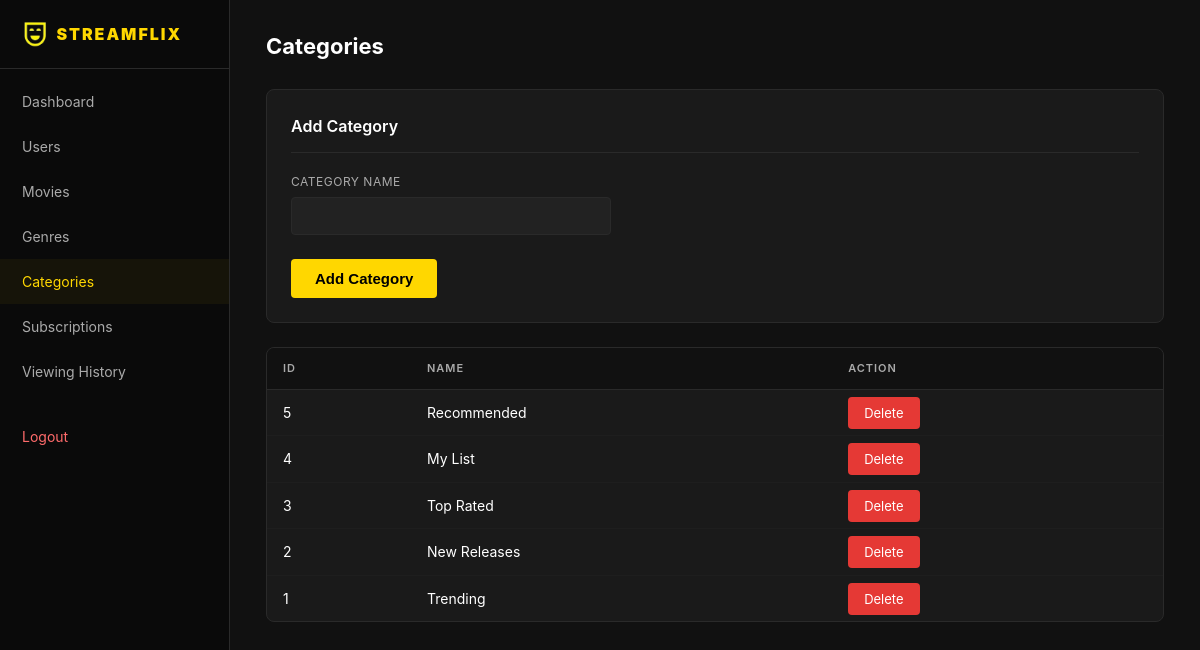
/admin/categories.php (signed in), run on the app's committed database.
### tables this page shows
CREATE TABLE IF NOT EXISTS Category (
    CategoryID INT AUTO_INCREMENT PRIMARY KEY,
    CategoryName VARCHAR(100) NOT NULL
);

### admin/categories.php (the view, shortened to what this page needs)
<?php require_once __DIR__ . '/auth_guard.php';
$cats = $conn->query("SELECT * FROM Category ORDER BY CategoryID DESC")->fetch_all(MYSQLI_ASSOC); ?>
<!DOCTYPE html>
<html lang="en">
<head>
    <link rel="stylesheet" href="../css/style.css">
</head>
<body>
    <div class="admin-layout"><?php include __DIR__ . '/sidebar.php'; ?>
        <main class="admin-main">
            <div class="admin-topbar">
                <h2> Categories</h2>
            </div>
            <div class="form-section">
                <h3>Add Category</h3>
                <form method="POST">
                    <div class="field" style="max-width:320px"><label>Category Name</label><input type="text"
                            name="category_name" required></div><button type="submit" class="btn-primary"
                        style="margin-top:8px">Add Category</button>
                </form>
            </div>
            <div class="table-wrapper">
                <table>
                    <thead>
                        <tr>
                            <th>ID</th>
                            <th>Name</th>
                            <th>Action</th>
                        </tr>
                    </thead>
                    <tbody>
                        <?php foreach ($cats as $c): ?>
                            <tr>
                                <td><?= $c['CategoryID'] ?></td>
                                <td><?= htmlspecialchars($c['CategoryName']) ?></td>
                                <td><a href="?delete=<?= $c['CategoryID'] ?>" class="btn-danger"
                                        onclick="return confirm('Delete?')">Delete</a></td>
                            </tr><?php endforeach; ?>
                    </tbody>
                </table>
            </div>
        </main>
    </div>
</body>
</html>

### css/style.css (style rules this page uses)
*, *::before, *::after { box-sizing: border-box; margin: 0; padding: 0; }
:root { --yellow: #FFD700; --yellow-hover: #e6c200; --dark: #111; --dark-card: #1a1a1a; --dark-modal: #181818; --dark-input: #222; --border: #2a2a2a; --text: #fff; --text-muted: #aaa; --red: #e53935; --green: #43a047; }
body { font-family: 'Inter', 'Segoe UI', Arial, sans-serif; background: var(--dark); color: var(--text); min-height: 100vh; font-size: 15px; line-height: 1.5; overflow-x: hidden; }
a { color: var(--yellow); text-decoration: none; }
input::placeholder { color: #555; }
.btn-primary { background: var(--yellow); color: #000; border: none; border-radius: 4px; padding: 11px 24px; font-size: 15px; font-weight: 700; cursor: pointer; transition: background .2s; display: inline-flex; align-items: center; gap: 6px; }
.btn-danger { background: var(--red); color: #fff; border: none; border-radius: 4px; padding: 8px 16px; font-size: 13px; cursor: pointer; }
.admin-layout { display: flex; min-height: 100vh; }
.admin-main { flex: 1; padding: 30px 36px; overflow-y: auto; background: #111; }
.admin-topbar { display: flex; align-items: center; justify-content: space-between; margin-bottom: 26px; }
.admin-topbar h2 { font-size: 22px; font-weight: 700; }
.table-wrapper { background: var(--dark-card); border: 1px solid var(--border); border-radius: 8px; overflow: auto; margin-bottom: 26px; }
table { width: 100%; border-collapse: collapse; font-size: 14px; }
thead tr { background: #111; border-bottom: 1px solid var(--border); }
thead th { padding: 12px 16px; text-align: left; color: var(--text-muted); font-weight: 600; text-transform: uppercase; font-size: 11px; letter-spacing: 1px; }
tbody tr { border-bottom: 1px solid #1e1e1e; transition: background .15s; }
tbody tr:last-child { border-bottom: none; }
tbody td { padding: 12px 16px; }
.form-section { background: var(--dark-card); border: 1px solid var(--border); border-radius: 8px; padding: 24px; margin-bottom: 24px; }
.form-section h3 { font-size: 16px; font-weight: 600; margin-bottom: 20px; padding-bottom: 14px; border-bottom: 1px solid var(--border); }
.field { margin-bottom: 16px; }
.field label { display: block; font-size: 12px; color: var(--text-muted); margin-bottom: 6px; text-transform: uppercase; letter-spacing: .5px; }
.field input, .field select, .field textarea { width: 100%; padding: 10px 13px; background: var(--dark-input); border: 1px solid var(--border); border-radius: 4px; color: var(--text); font-size: 14px; outline: none; }

### data on the page
category: CategoryID "5", CategoryName "Recommended"
category: CategoryID "4", CategoryName "My List"
category: CategoryID "3", CategoryName "Top Rated"
category: CategoryID "2", CategoryName "New Releases"
category: CategoryID "1", CategoryName "Trending"
